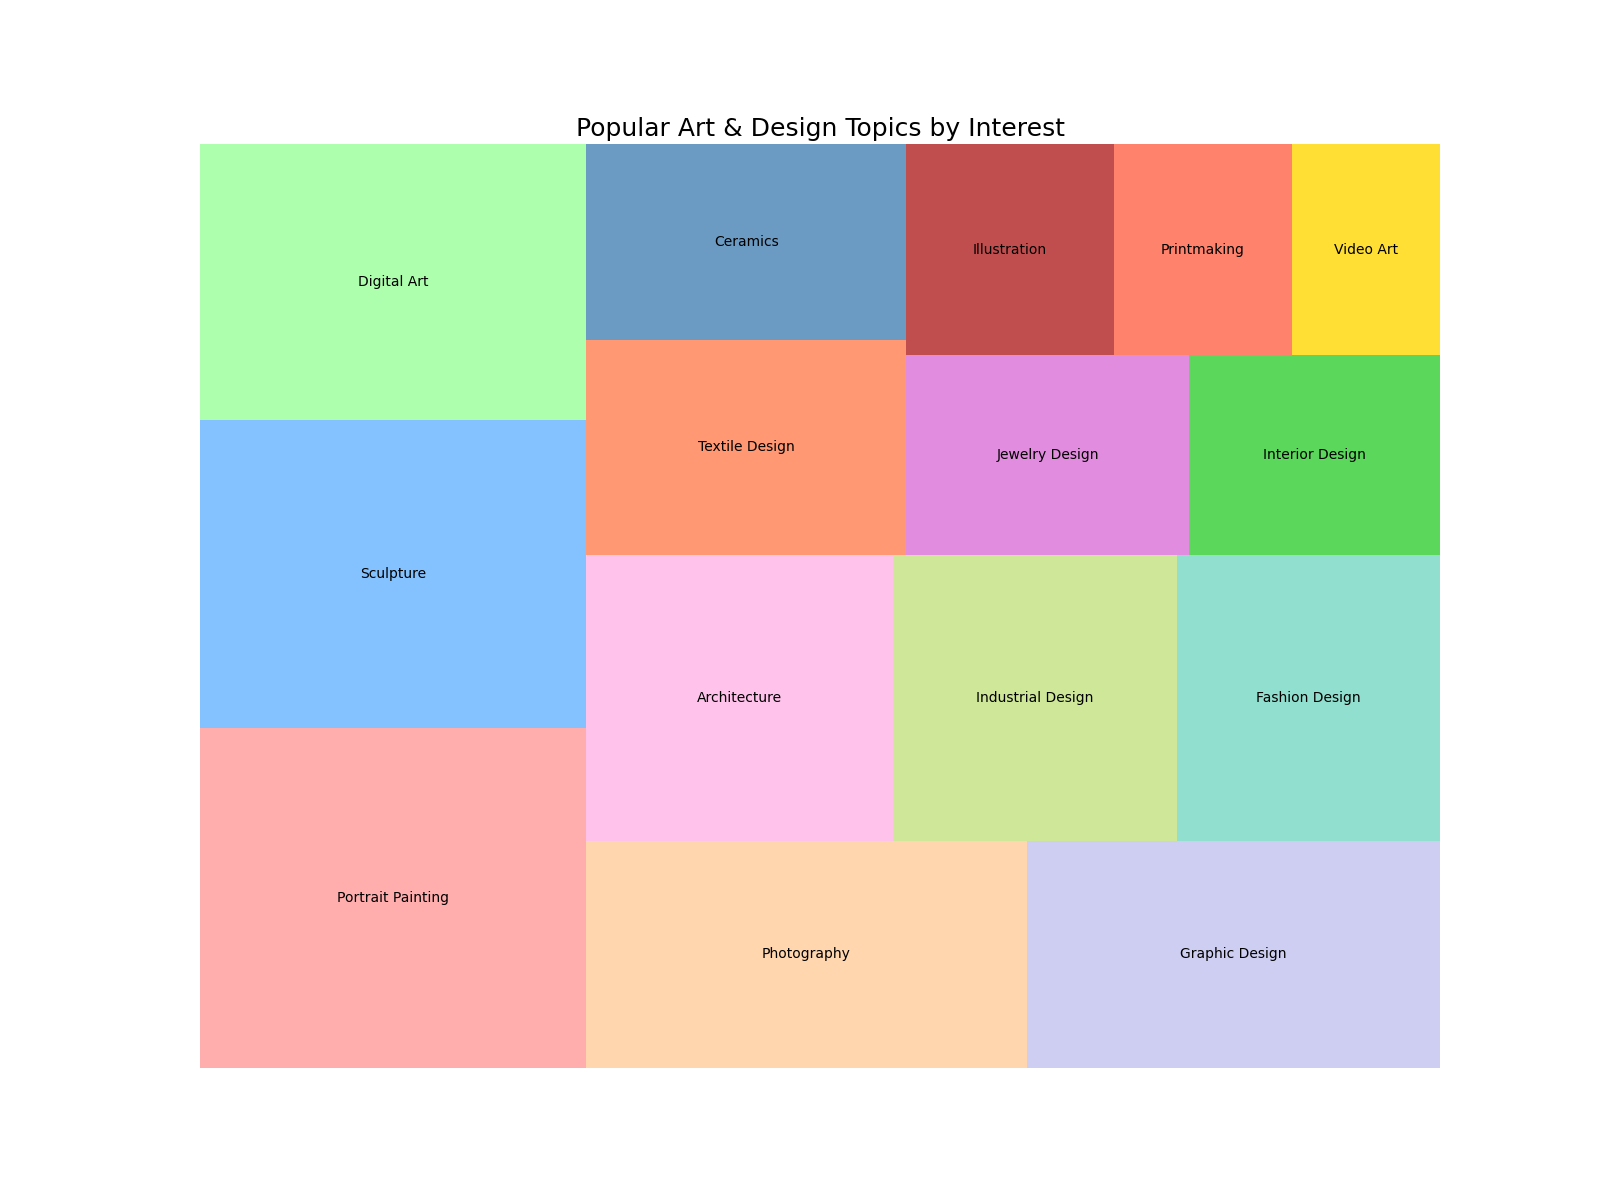

This figure's Python source:
import seaborn as sns
import pandas as pd
import matplotlib.pyplot as plt
import squarify

data = {
    'Topic': ['Portrait Painting', 'Sculpture', 'Digital Art', 'Photography', 'Graphic Design', 'Architecture', 
              'Industrial Design', 'Fashion Design', 'Textile Design', 'Ceramics', 'Jewelry Design', 
              'Interior Design', 'Illustration', 'Printmaking', 'Video Art'],
    'Viewership': [4200, 3800, 3400, 3200, 3000, 2800, 2600, 2400, 2200, 2000, 1800, 1600, 1400, 1200, 1000],
    'Category': ['Art', 'Art', 'Art', 'Art', 'Design', 'Design', 'Design', 'Design', 'Design', 'Art', 
                 'Design', 'Design', 'Art', 'Art', 'Art']
}
df = pd.DataFrame(data)

plt.figure(figsize=(16, 12))
cmap = ['#ff9999', '#66b3ff', '#99ff99', '#ffcc99', '#c2c2f0', '#ffb3e6', '#c4e17f', '#76D7C4', 
        '#ff7f50', '#4682B4', '#DA70D6', '#32CD32', '#B22222', '#FF6347', '#FFD700']

squarify.plot(sizes=df['Viewership'], label=df['Topic'], color=cmap, alpha=0.8)

plt.title('Popular Art & Design Topics by Interest', fontsize=18)
plt.axis('off')

plt.show()
